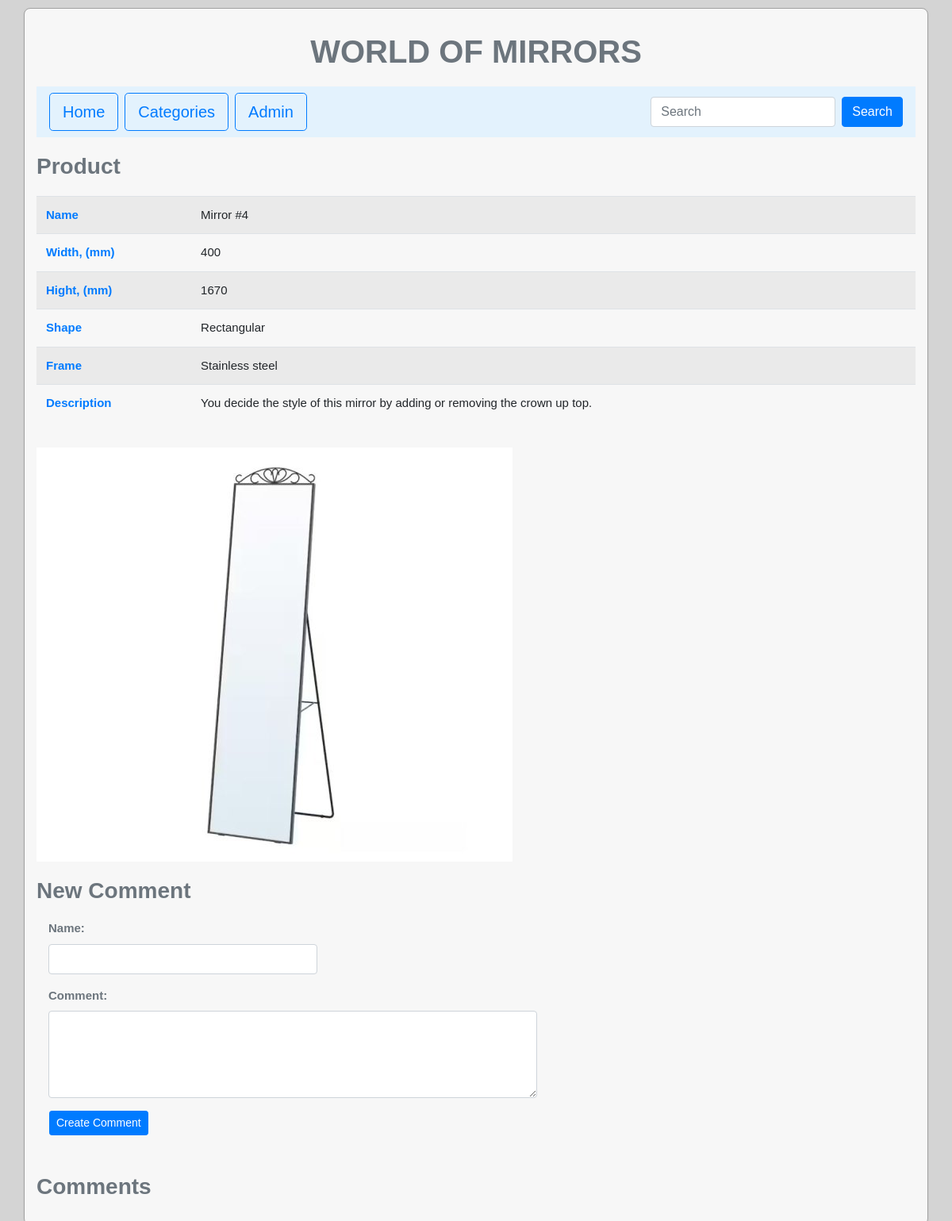
/show_product.php?product_id=29, run on the app's committed database.
### tables this page shows
CREATE TABLE `products` (
  `product_id` int(11) NOT NULL,
  `product_name` varchar(50) NOT NULL,
  `product_width` int(5) DEFAULT NULL,
  `product_hight` int(5) DEFAULT NULL,
  `product_shape` varchar(50) NOT NULL,
  `product_frame` varchar(50) NOT NULL,
  `product_description` varchar(1024) NOT NULL,
  `product_image` varchar(50) DEFAULT NULL,
  `product_created_date` timestamp NOT NULL DEFAULT current_timestamp(),
  `product_updated_date` timestamp NOT NULL DEFAULT current_timestamp() ON UPDATE current_timestamp(),
  `category_id` int(11) NOT NULL
);

### show_product.php (the view, shortened to what this page needs)
<?php
    require('connect.php');
    $product_id = filter_input(INPUT_GET, 'product_id', FILTER_VALIDATE_INT);
    if ($product_id) {
        $query = "SELECT * FROM products WHERE product_id = :product_id LIMIT 1";
        $statement = $db->prepare($query);
        $statement->bindValue(':product_id', $product_id, PDO::PARAM_INT);
        $statement->execute();
        $row = $statement->fetch();
    }   else {
            header("Location: index.php");
            exit;
        }
    $comment_user_name = "";
    $comment = "";
    include('header.php');
?>
        <h3 class="font-weight-bold text-muted">Product</h3>
        <table class="table table-striped">
            <tbody>
                <tr>
                    <td class="text-primary font-weight-bold">Name</td>
                    <td><?= $row['product_name'] ?></td>
                </tr>
                <tr>
                    <td class="text-primary font-weight-bold">Width, (mm)</td>
                    <td><?= $row['product_width'] ?></td>
                </tr>
                <tr>
                    <td class="text-primary font-weight-bold">Hight, (mm)</td>
                    <td><?= $row['product_hight'] ?></td>
                </tr>
                <tr>
                    <td class="text-primary font-weight-bold">Shape</td>
                    <td><?= $row['product_shape'] ?></td>
                </tr>
                <tr>
                    <td class="text-primary font-weight-bold">Frame</td>
                    <td><?= $row['product_frame'] ?></td>
                </tr>
                <tr>
                    <td class="text-primary font-weight-bold">Description</td>
                    <td><?= $row['product_description'] ?></td>
                </tr>
            </tbody>
        </table>
        <?php if($row['product_image'] != NULL): ?>
            <img src="<?= $row['product_image'] ?>" alt = "" />
        <?php endif ?>
        <h3 class="font-weight-bold text-muted">New Comment</h3>
        <form id="create_comment" action="#" method="post" autocomplete="off">
            <div class="form-group col-md-4">
                <label for="comment_user_name" class="text-secondary font-weight-bold">Name: </label>
                <input name="comment_user_name" class="form-control" id="comment_user_name" type="text" value="<?php echo $comment_user_name; ?>" />
            </div>
            <div class="form-group col-md-7">
                <label for="comment" class="text-secondary font-weight-bold">Comment: </label>
                <textarea name="comment" class="form-control" id="comment" rows="4"><?php echo $comment; ?></textarea>
            </div>
                <button class="btn btn-primary btn-sm ml-3" type="submit" name="create">Create Comment</button>
        </form>
        <h3 class="font-weight-bold text-muted mt-5">Comments</h3>
    </main>
</body>
</html>

### styles.css (style rules this page uses)
body { background-color: #D4D4D4; font-family: Arial, Helvetica, sans-serif; font-size: 15px; }
h3 { margin: 20px 0px ; }

### data on the page
products: product_name "Mirror #4", product_width "400", product_hight "1670", product_shape "Rectangular", product_frame "Stainless steel", product_description "You decide the style of this mirror by adding or removing the crown up top.", product_image (picture)
